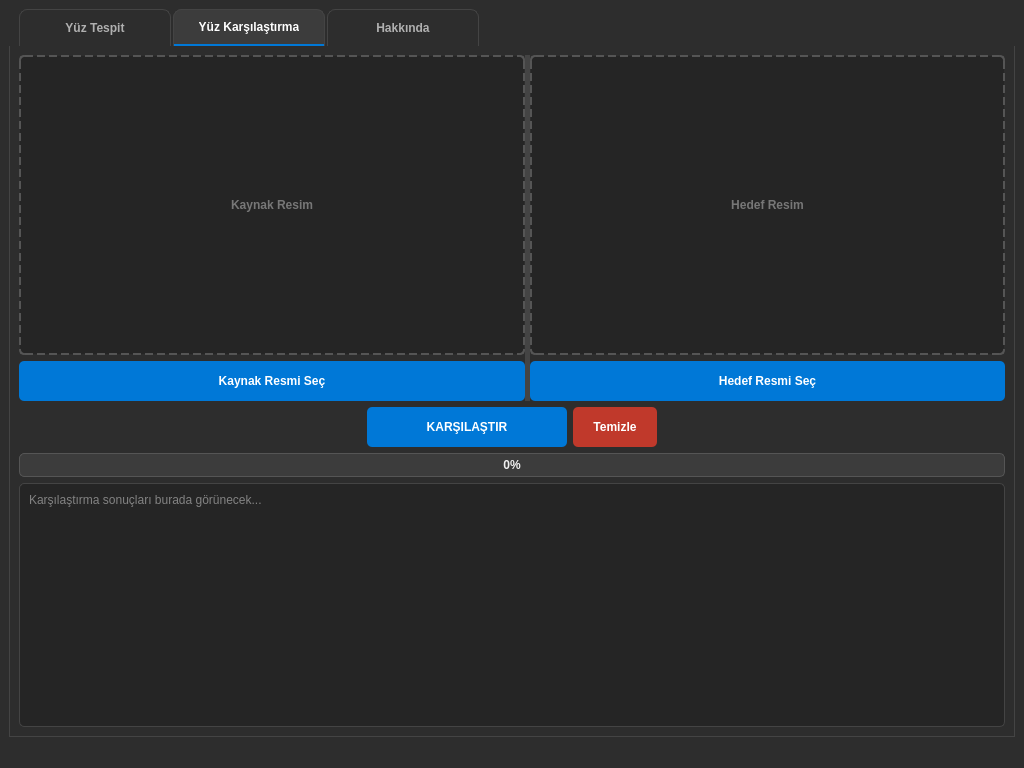
<?xml version="1.0" encoding="UTF-8"?>
<ui version="4.0">
 <class>MainWindow</class>
 <widget class="QMainWindow" name="MainWindow">
  <property name="geometry">
   <rect>
    <x>0</x>
    <y>0</y>
    <width>1024</width>
    <height>768</height>
   </rect>
  </property>
  <property name="windowTitle">
   <string>Yüz Tanıma Sistemi v1.0</string>
  </property>
  <property name="styleSheet">
   <string notr="true">/* --- Genel Stil --- */
QWidget {
    color: #F0F0F0;
    background-color: #2D2D2D;
    font-family: &quot;Segoe UI&quot;, Arial, sans-serif;
}

QMainWindow {
    background-color: #2D2D2D;
}

/* --- Tab Widget Stili --- */
QTabWidget::pane {
    border: 1px solid #444;
    border-top: 0px;
    background-color: #3C3C3C;
}

QTabWidget::tab-bar {
    left: 10px; /* Tabların soldan başlaması için */
}

QTabBar::tab {
    background-color: #2D2D2D;
    color: #B0B0B0;
    border: 1px solid #444;
    border-bottom: none;
    padding: 10px 25px;
    font-weight: bold;
    min-width: 100px;
    border-top-left-radius: 8px;
    border-top-right-radius: 8px;
    margin-right: 2px;
}

QTabBar::tab:selected {
    background-color: #3C3C3C; /* Pane rengi ile aynı */
    color: #FFFFFF;
    border-bottom: 2px solid #0078D7; /* Seçili tab için alt çizgi */
}

QTabBar::tab:!selected:hover {
    background-color: #383838;
    color: #E0E0E0;
}

/* --- Buton Stili --- */
QPushButton {
    background-color: #0078D7;
    color: #FFFFFF;
    border: none;
    padding: 10px 20px;
    font-weight: bold;
    border-radius: 5px;
    min-height: 20px;
}

QPushButton:hover {
    background-color: #008CFF;
}

QPushButton:pressed {
    background-color: #006ABC;
}

QPushButton:disabled {
    background-color: #555;
    color: #888;
}

/* --- TextBrowser / Log Alanı --- */
QTextBrowser, QPlainTextEdit {
    background-color: #252525;
    border: 1px solid #444;
    color: #E0E0E0;
    border-radius: 5px;
    padding: 5px;
}

/* --- Resim Görüntüleme Alanı --- */
QLabel#label_image_tab_1, 
QLabel#label_source_face_tab_2, 
QLabel#label_target_face_tab_2 {
    background-color: #252525;
    border: 2px dashed #555;
    color: #777;
    font-weight: bold;
    border-radius: 5px;
}

/* --- Progress Bar Stili --- */
QProgressBar {
    border: 1px solid #555;
    border-radius: 5px;
    background-color: #3C3C3C;
    text-align: center;
    color: #F0F0F0;
    font-weight: bold;
}

QProgressBar::chunk {
    background-color: #0078D7;
    border-radius: 4px;
    margin: 1px;
}

/* --- Splitter Stili --- */
QSplitter::handle {
    background-color: #444;
}

QSplitter::handle:horizontal {
    width: 5px;
}

QSplitter::handle:vertical {
    height: 5px;
}
</string>
  </property>
  <widget class="QWidget" name="centralwidget">
   <layout class="QGridLayout" name="gridLayout">
    <item row="0" column="0">
     <widget class="QTabWidget" name="tabWidget">
      <property name="currentIndex">
       <number>1</number>
      </property>
      <widget class="QWidget" name="tab_detector">
       <attribute name="title">
        <string>Yüz Tespit</string>
       </attribute>
       <layout class="QGridLayout" name="gridLayout_3">
        <item row="0" column="0">
         <widget class="QSplitter" name="splitter_tab_1">
          <property name="orientation">
           <enum>Qt::Horizontal</enum>
          </property>
          <widget class="QFrame" name="frame_image_tab_1">
           <property name="frameShape">
            <enum>QFrame::StyledPanel</enum>
           </property>
           <property name="frameShadow">
            <enum>QFrame::Raised</enum>
           </property>
           <layout class="QGridLayout" name="gridLayout_4">
            <item row="0" column="0">
             <widget class="QLabel" name="label_image_tab_1">
              <property name="text">
               <string>Resim Yüklenecek Alan</string>
              </property>
              <property name="alignment">
               <set>Qt::AlignCenter</set>
              </property>
             </widget>
            </item>
           </layout>
          </widget>
          <widget class="QWidget" name="widget" native="true">
           <property name="minimumSize">
            <size>
             <width>300</width>
             <height>0</height>
            </size>
           </property>
           <property name="maximumSize">
            <size>
             <width>400</width>
             <height>16777215</height>
            </size>
           </property>
           <layout class="QVBoxLayout" name="verticalLayout">
            <item>
             <widget class="QPushButton" name="pushButton_selectFile_tab_1">
              <property name="text">
               <string>Dosya Seç</string>
              </property>
             </widget>
            </item>
            <item>
             <layout class="QHBoxLayout" name="horizontalLayout">
              <item>
               <widget class="QPushButton" name="pushButton_detect_tab_1">
                <property name="text">
                 <string>Tespit Et</string>
                </property>
               </widget>
              </item>
              <item>
               <widget class="QPushButton" name="pushButton_clear_tab_1">
                <property name="styleSheet">
                 <string notr="true">/* Temizle butonu için farklı renk */
background-color: #C0392B;
</string>
                </property>
                <property name="text">
                 <string>Temizle</string>
                </property>
               </widget>
              </item>
             </layout>
            </item>
            <item>
             <widget class="QTextBrowser" name="textBrowser_output_tab_1">
              <property name="placeholderText">
               <string>Tespit sonuçları burada görünecek...</string>
              </property>
             </widget>
            </item>
           </layout>
          </widget>
         </widget>
        </item>
       </layout>
      </widget>
      <widget class="QWidget" name="tab_comparator">
       <attribute name="title">
        <string>Yüz Karşılaştırma</string>
       </attribute>
       <layout class="QVBoxLayout" name="verticalLayout_4">
        <item>
         <widget class="QSplitter" name="splitter_tab_2">
          <property name="orientation">
           <enum>Qt::Horizontal</enum>
          </property>
          <widget class="QWidget" name="widget_source" native="true">
           <layout class="QVBoxLayout" name="verticalLayout_2">
            <item>
             <widget class="QLabel" name="label_source_face_tab_2">
              <property name="minimumSize">
               <size>
                <width>0</width>
                <height>300</height>
               </size>
              </property>
              <property name="text">
               <string>Kaynak Resim</string>
              </property>
              <property name="alignment">
               <set>Qt::AlignCenter</set>
              </property>
             </widget>
            </item>
            <item>
             <widget class="QPushButton" name="pushButton_select_source_image_tab_2">
              <property name="text">
               <string>Kaynak Resmi Seç</string>
              </property>
             </widget>
            </item>
           </layout>
          </widget>
          <widget class="QWidget" name="widget_target" native="true">
           <layout class="QVBoxLayout" name="verticalLayout_3">
            <item>
             <widget class="QLabel" name="label_target_face_tab_2">
              <property name="minimumSize">
               <size>
                <width>0</width>
                <height>300</height>
               </size>
              </property>
              <property name="text">
               <string>Hedef Resim</string>
              </property>
              <property name="alignment">
               <set>Qt::AlignCenter</set>
              </property>
             </widget>
            </item>
            <item>
             <widget class="QPushButton" name="pushButton_select_target_image_tab_2">
              <property name="text">
               <string>Hedef Resmi Seç</string>
              </property>
             </widget>
            </item>
           </layout>
          </widget>
         </widget>
        </item>
        <item>
         <layout class="QHBoxLayout" name="horizontalLayout_2">
          <item>
           <spacer name="horizontalSpacer">
            <property name="orientation">
             <enum>Qt::Horizontal</enum>
            </property>
            <property name="sizeHint" stdset="0">
             <size>
              <width>40</width>
              <height>20</height>
             </size>
            </property>
           </spacer>
          </item>
          <item>
           <widget class="QPushButton" name="pushButton_compare_tab_2">
            <property name="minimumSize">
             <size>
              <width>200</width>
              <height>0</height>
             </size>
            </property>
            <property name="text">
             <string>KARŞILAŞTIR</string>
            </property>
           </widget>
          </item>
          <item>
           <widget class="QPushButton" name="pushButton_clear_tab_2">
            <property name="styleSheet">
             <string notr="true">/* Temizle butonu için farklı renk */
background-color: #C0392B;</string>
            </property>
            <property name="text">
             <string>Temizle</string>
            </property>
           </widget>
          </item>
          <item>
           <spacer name="horizontalSpacer_2">
            <property name="orientation">
             <enum>Qt::Horizontal</enum>
            </property>
            <property name="sizeHint" stdset="0">
             <size>
              <width>40</width>
              <height>20</height>
             </size>
            </property>
           </spacer>
          </item>
         </layout>
        </item>
        <item>
         <widget class="QProgressBar" name="progressBar_sim_rate_tab_2">
          <property name="value">
           <number>0</number>
          </property>
          <property name="alignment">
           <set>Qt::AlignCenter</set>
          </property>
          <property name="textVisible">
           <bool>true</bool>
          </property>
         </widget>
        </item>
        <item>
         <widget class="QTextBrowser" name="textBrowser_output_tab_2">
          <property name="minimumSize">
           <size>
            <width>0</width>
            <height>150</height>
           </size>
          </property>
          <property name="placeholderText">
           <string>Karşılaştırma sonuçları burada görünecek...</string>
          </property>
         </widget>
        </item>
       </layout>
      </widget>
      <widget class="QWidget" name="tab_about">
       <attribute name="title">
        <string>Hakkında</string>
       </attribute>
       <layout class="QVBoxLayout" name="verticalLayout_5">
        <item>
         <widget class="QLabel" name="label_about">
          <property name="text">
           <string>&lt;html&gt;&lt;head/&gt;&lt;body&gt;&lt;p align=&quot;center&quot;&gt;&lt;span style=&quot; font-size:14pt; font-weight:600;&quot;&gt;Yüz Tanıma ve Karşılaştırma Uygulaması&lt;/span&gt;&lt;/p&gt;&lt;p align=&quot;center&quot;&gt;&lt;span style=&quot; font-size:10pt;&quot;&gt;Bu uygulama Qt 6, OpenCV ve ONNX Runtime kullanılarak geliştirilmiştir.&lt;/span&gt;&lt;/p&gt;&lt;p align=&quot;center&quot;&gt;&lt;span style=&quot; font-size:10pt; color:#808080;&quot;&gt;(c) 2025&lt;/span&gt;&lt;/p&gt;&lt;/body&gt;&lt;/html&gt;</string>
          </property>
          <property name="alignment">
           <set>Qt::AlignCenter</set>
          </property>
          <property name="wordWrap">
           <bool>true</bool>
          </property>
         </widget>
        </item>
        <item>
         <spacer name="verticalSpacer">
          <property name="orientation">
           <enum>Qt::Vertical</enum>
          </property>
          <property name="sizeHint" stdset="0">
           <size>
            <width>20</width>
            <height>40</height>
           </size>
          </property>
         </spacer>
        </item>
       </layout>
      </widget>
     </widget>
    </item>
   </layout>
  </widget>
  <widget class="QMenuBar" name="menubar">
   <property name="geometry">
    <rect>
     <x>0</x>
     <y>0</y>
     <width>1024</width>
     <height>22</height>
    </rect>
   </property>
  </widget>
  <widget class="QStatusBar" name="statusbar"/>
 </widget>
 <resources/>
 <connections/>
</ui>
